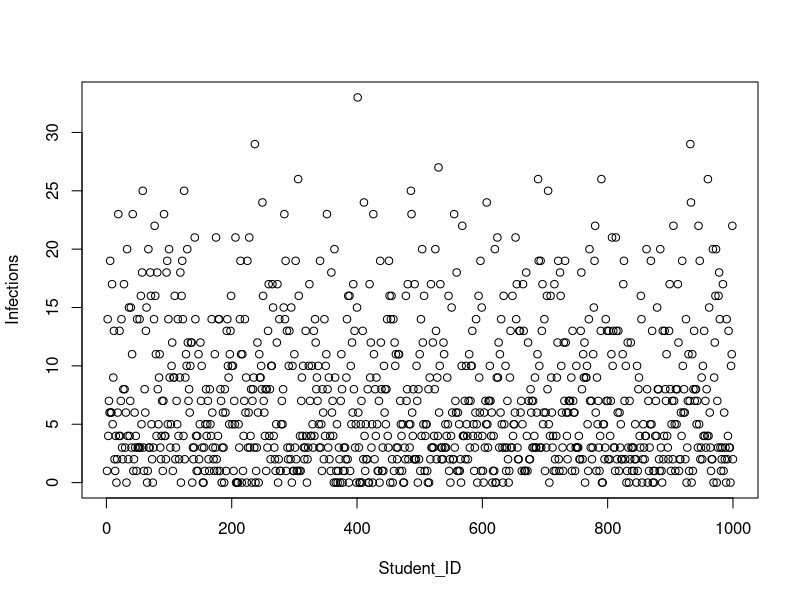

Here is the R script that generated this plot:
options(max.print=1000000)

Asymptomatic_SAR_H <- 0.04
Asymptomatic_SAR_NN <- 0.008
Asymptomatic_SAR_NP<- 0.002 
Presymptomatic_SAR_H<- 0.061
Presymptomatic_SAR_NN <- 0.046
Presymptomatic_SAR_NP<- 0.0115
Symptomatic_SAR_H <- 0.1745
Symptomatic_SAR_NN <- 0.0520
Symptomatic_SAR_NP<- 0.0177

#Input the SARs
Student_ID <- 1
dw = Student_ID

repeat{
  gender <- rbinom(1,1,480/838)
  Asymptomatic_or_presymptomatic <- if(gender == 1){rbinom(1,1,3/11)}else{
    rbinom(1,1,2/9)
    
  }
  #Determine Student Gender and Initial Symptom Status
  
  Date_of_Test <- sample(0:4,1)
  False_Negativity_Rate <- if (Date_of_Test == 0){
    1
  }else{if(Date_of_Test == 1){
    1
  }else{if(Date_of_Test == 2){
    runif(1,min = 0.96,max = 1)
  }else{if(Date_of_Test ==3){
    runif (1, min = 0.588,max = 0.999)
  }else{if(Date_of_Test == 4){
    runif (1, min = 0.296, max = 0.941)
  }else{if(Date_of_Test == 5){
    runif (1, min = 0.184,max = 0.646)
  }else{if(Date_of_Test == 6){
    runif(1, min = 0.14,max = 0.399)
  }else{if(Date_of_Test == 7){
    runif(1,min = 0.125,max = 0.310)
    
  }}}}}}}}
  
  Test_False_Negative <- rbinom (1,1,False_Negativity_Rate)
  Symptom_onset <- sample(3:6,1)
  
  #If()else{}loop and runif() to determine if student test false-negative
  
  if(Test_False_Negative == 0 & Asymptomatic_or_presymptomatic == 1){
    Removal_Date_of_Asymptomatic<- Date_of_Test;Removal_Date_of_Presymptomatic <- 0;Removal_Date_of_Symptomatic <- 0
  }else{if(Test_False_Negative == 1 & Asymptomatic_or_presymptomatic == 1){
    Removal_Date_of_Asymptomatic <- Date_of_Test+4;Removal_Date_of_Presymptomatic <- 0; Removal_Date_of_Symptomatic <- 0
  }else{if(Symptom_onset <= Date_of_Test & Asymptomatic_or_presymptomatic ==0 ){
    Removal_Date_of_Asymptomatic <- 0;Removal_Date_of_Presymptomatic <- Symptom_onset;Removal_Date_of_Symptomatic <- sample(0:(Date_of_Test-Symptom_onset),1)
  }else{if(Symptom_onset > Date_of_Test & Asymptomatic_or_presymptomatic == 0 & Test_False_Negative == 0){
    Removal_Date_of_Asymptomatic<- 0;Removal_Date_of_Presymptomatic <- Date_of_Test;Removal_Date_of_Symptomatic <- 0
  }else{if(Symptom_onset > Date_of_Test & Asymptomatic_or_presymptomatic == 0 & Test_False_Negative == 1){
    Removal_Date_of_Asymptomatic <- 0;Removal_Date_of_Presymptomatic <- Symptom_onset;Removal_Date_of_Symptomatic <- sample (0:4,1)
  }}
  }}
  }
  
  DaysA <- 0
  InfectionsA <- 0 
  #If()else{}loop to determine the Removal Date of Asymptomatic and Presymptomatic status and Removal Date of Symptomatic Status
  
  if(Removal_Date_of_Asymptomatic == 0){InfectionsA<- 0}else{repeat {
    
    #Define initial infection and days to be 0 for repeat()loop break condition
    
    AContact_Number_M_H <- sample(0:2,1)
    AContact_Number_M_NN <- sample(5:40,1)
    AContact_Number_M_NP <- sample(8:118,1)
    AContact_Number_G_H <- sample(1:3,1)
    AContact_Number_G_NN<- sample (3:14,1)
    AContact_Number_G_NP <- sample(8:34,1)
    #Input Contact Numbers as vectors inside the repeat()loop since they are to be randomized by day
    
    if (gender == 1){
      AContactNumberH <- AContact_Number_M_H;AContactNumberNN<- AContact_Number_M_NN;AContactNumberNP <- AContact_Number_M_NP
    }else{if(gender == 0){
      AContactNumberH <- AContact_Number_G_H;AContactNumberNN<- AContact_Number_G_NN;AContactNumberNP <- AContact_Number_G_NP }
    }
    #If()else{} loop to determine Student's Contact Numbers in vectors based on gender
    
    Asymptomatic_Infections<- sum(rbinom(AContactNumberH,1,Asymptomatic_SAR_H))+sum(rbinom(AContactNumberNN,1,Asymptomatic_SAR_NN))+sum(rbinom(AContactNumberNP,1,Asymptomatic_SAR_NP))
    
    InfectionsA <- InfectionsA+Asymptomatic_Infections
    
    DaysA <- DaysA+1
    if(DaysA == Removal_Date_of_Asymptomatic){break}
  }}
  
  DaysP<- 0
  InfectionsP<- 0
  
  if(Removal_Date_of_Presymptomatic == 0){InfectionsP <- 0}else{repeat{
    
    PContact_Number_M_H <- sample(0:2,1)
    PContact_Number_M_NN <- sample(5:40,1)
    PContact_Number_M_NP <- sample(8:118,1)
    PContact_Number_G_H <- sample(1:3,1)
    PContact_Number_G_NN<- sample (3:14,1)
    PContact_Number_G_NP <- sample(8:34,1)
    #Input Contact Numbers as vectors inside the repeat()loop since they are to be randomized by day
    
    if (gender == 1){
      PContactNumberH <- PContact_Number_M_H;PContactNumberNN<- PContact_Number_M_NN;PContactNumberNP <- PContact_Number_M_NP
    }else{if(gender == 0){
      PContactNumberH <- PContact_Number_G_H;PContactNumberNN<- PContact_Number_G_NN;PContactNumberNP <- PContact_Number_G_NP }
    }
    Presymptomatic_Infections<- sum(rbinom(PContactNumberH,1,Presymptomatic_SAR_H))+sum(rbinom(PContactNumberNN, 1, Presymptomatic_SAR_NN))+sum(rbinom(PContactNumberNP,1,Presymptomatic_SAR_NP))
    
    InfectionsP<- InfectionsP+Presymptomatic_Infections
    
    DaysP<- DaysP+1
    if(DaysP == Removal_Date_of_Presymptomatic){break}
  }}
  
  DaysS<- 0
  InfectionsS<- 0
  
  if(Removal_Date_of_Symptomatic == 0){InfectionsS <- 0}else{repeat{
    
    SContact_Number_M_H <- sample(0:2,1)
    SContact_Number_M_NN <- sample(5:40,1)
    SContact_Number_M_NP <- sample(8:118,1)
    SContact_Number_G_H <- sample(1:3,1)
    SContact_Number_G_NN<- sample (3:14,1)
    SContact_Number_G_NP <- sample(8:34,1)
    #Input Contact Numbers as vectors inside the repeat()loop since they are to be randomized by day
    
    if (gender == 1){
      SContactNumberH <- SContact_Number_M_H;SContactNumberNN<- SContact_Number_M_NN;SContactNumberNP <- SContact_Number_M_NP
    }else{if(gender == 0){
      SContactNumberH <- SContact_Number_G_H;SContactNumberNN<- SContact_Number_G_NN;SContactNumberNP <- SContact_Number_G_NP }
    }
    Symptomatic_Infections<- sum(rbinom(SContactNumberH,1,Symptomatic_SAR_H))+sum(rbinom(SContactNumberNN, 1, Symptomatic_SAR_NN))+sum(rbinom(SContactNumberNP,1,Symptomatic_SAR_NP))
    
    InfectionsS<- InfectionsS+Symptomatic_Infections
    
    DaysS<- DaysS+1
    if(DaysS == Removal_Date_of_Symptomatic){break}
  }}
  
  
  Infections <- InfectionsA+InfectionsP+InfectionsS
  
  Student_ID <- Student_ID+1
  
  dw = rbind(dw,data.frame(Student_ID, Infections)) #Input each individual trial's outcome into data frame
  
  
  if(Student_ID == 1000){break}
}

print(dw)
plot(dw)
summary(dw$Infections)